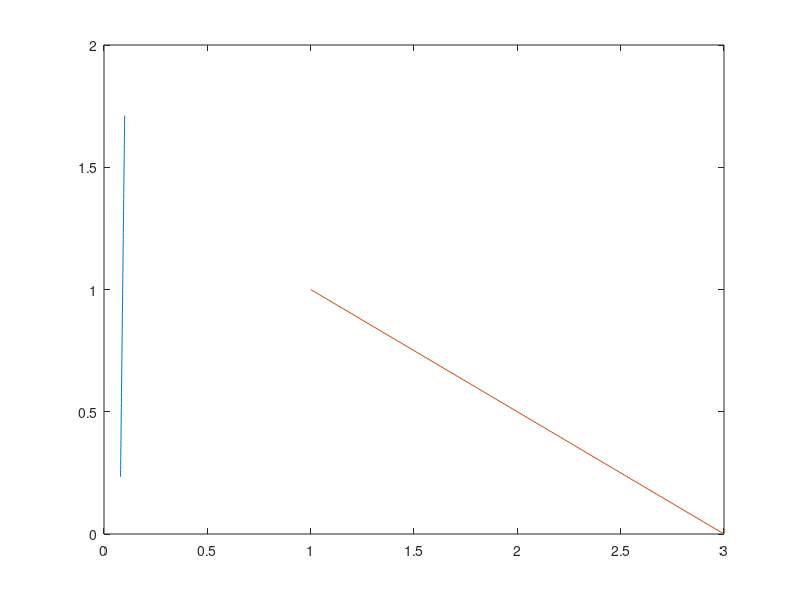

MATLAB code to generate this figure: (Note: this script raises an error after producing the figure.)
function rubber_band_1_line_of_best_fit()
    % RUBBER_BAND_1_LINE_OF_BEST_FIT Plots a line of best fit for all of
    % the calculated rubber band stretch values.

    load("data/rubber_band_values.mat", ...
        "rubber_band_1", ...
        "weight_value" ...
    );

    slope_intercept_1 = rubber_band_1 \ weight_value;
    m_1 = slope_intercept_1(1); b_1 = slope_intercept_1(2);
    slope_func_1 = @(x) m_1 * x + b_1;

    data_points_1 = linspace(.08,.1, 100);
    
    % Plotting for the rubber band linear regression.
    plot(data_points_1, slope_func_1(data_points_1), Color=[1, 0.5, 0]); hold on
        plot(rubber_band_1(:,1),weight_value, 'o', Color="g", MarkerFaceColor='g',MarkerSize=3);
        xlabel("Rubber Band Stretch (m)"); ylabel("Weight on the Rubber Band (N)")
        legend(["Line of Best Fit", "Individual Rubber Band Points"], Location="Northwest")
    hold off
end
